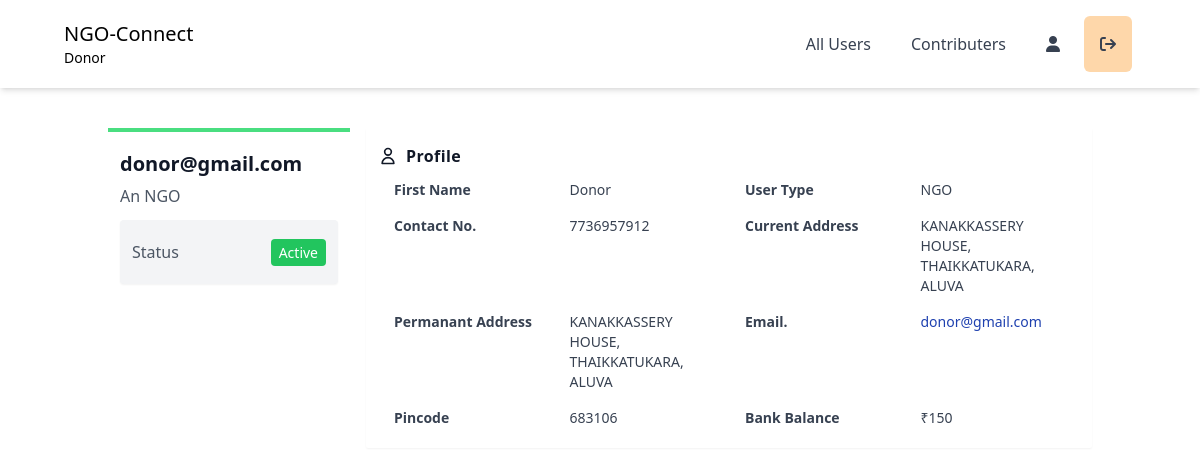
The app's page /ngo/ngo_profile_page (signed in), older data.
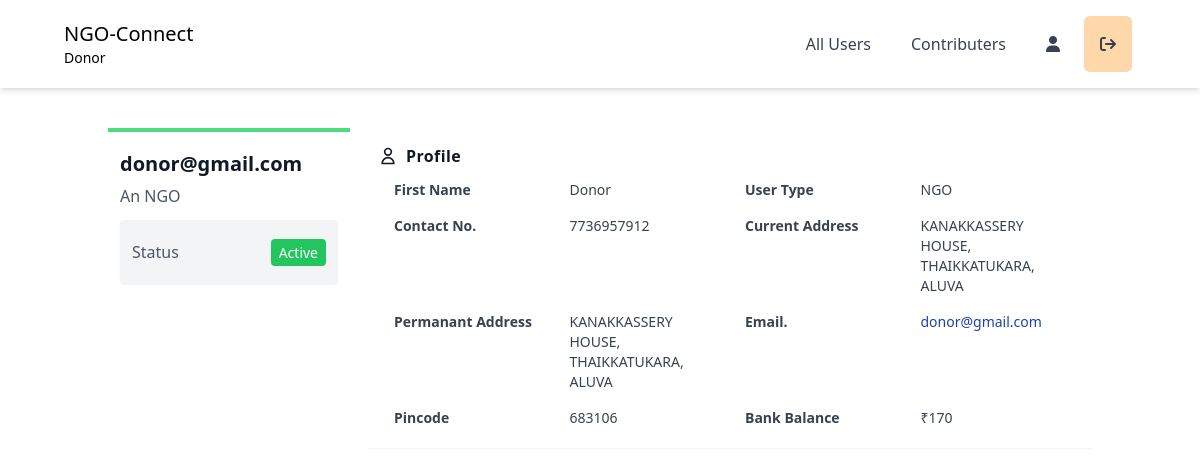
The same page, newer data.
### base/models.py (models this page shows)
class ngousers(models.Model):
    user = models.OneToOneField(User, on_delete=models.CASCADE)
    user_type = models.CharField(max_length=10, choices=[
        ('NGO', 'NGO'),
        ('Donor', 'Donor'),
        ('Receiver','Receiver'),
    ])
    phone_number = models.CharField(max_length=13, null=True)
    address = models.CharField(max_length=100, null=True)
    pincode = models.CharField(max_length=10, null=True)
    is_balance_defined =models.BooleanField(default=False)

### ngo/models.py (models this page shows)
class NgoBank(models.Model):
    user = models.OneToOneField(User, on_delete=models.CASCADE)
    current_balance = models.IntegerField(null=True)

### ngo/views.py (the view)
# urls.py: path('ngo_profile_page', views.ngo_profile_page, name="ngo_profile_page"),
def ngo_profile_page(request):
    profile = request.user
    try:
        ngouser = ngousers.objects.get(user=request.user)
    except ngousers.DoesNotExist:
        ngouser = ngousers(user=request.user)
    try:
        bank = NgoBank.objects.get(user=request.user)
    except NgoBank.DoesNotExist:
        bank = NgoBank(user=request.user)
    context = {
        'user' : profile,
        'ngouser' : ngouser,
        'bank' : bank,
    }
    return render(request, 'ngo_profile_page.html', context)

### ngo/templates/ngo_profile_page.html (shortened to what this page needs)
<!DOCTYPE html>
<html lang="en">
<head>
    <script src="https://cdn.tailwindcss.com"></script>
    <link rel="stylesheet" href="https://cdnjs.cloudflare.com/ajax/libs/font-awesome/6.1.1/css/all.min.css" />
</head>
<body>
    <header
    class="lg:px-16 px-4 bg-white flex flex-wrap items-center py-4 shadow-md"
>
    <div class="flex-1 flex justify-between items-center">
      <a href="#" class="text-xl">NGO-Connect <p class="text-sm">{{ user.first_name }}</p></a>
    </div>
    <div class="hidden lg:flex lg:items-center lg:w-auto w-full" id="menu">
        <nav>
            <ul
                class="lg:flex items-center justify-between text-base text-gray-700 pt-4 lg:pt-0"
            >
                <li><a class="lg:p-4 py-3 rounded-md px-0 mx-1 block hover:bg-blue-300" href="/ngo/ngo_all_users">All Users</a></li>
                <li><a class="lg:p-4 py-3 rounded-md px-0 mx-1 block hover:bg-blue-300" href="/ngo/ngo_donor_users">Contributers</a></li>
                <li><a class="lg:p-4 py-3 rounded-md px-0 mx-1 block hover:bg-blue-300" href="/ngo/ngo_profile_page"><i class="fa fa-user" aria-hidden="true"></i></a></li>
                <li><a class="lg:p-4 py-3 rounded-md bg-orange-200 px-0 mx-1 block hover:bg-red-500" href="/logout"><i class="fa fa-sign-out" aria-hidden="true"></i></a></li>
            </ul>
        </nav>
    </div>
</header>
<section id="profile">
    <div class="container mx-auto my-5 p-5">
        <div class="md:flex no-wrap md:-mx-2 ">
            <div class="w-full md:w-3/12 md:mx-2">
                <div class="bg-white p-3 border-t-4 border-green-400">
                    <h1 class="text-gray-900 font-bold text-xl leading-8 my-1">{{ user.username }}</h1>
                    <h3 class="text-gray-600 font-lg text-semibold leading-6">An NGO</h3>
                    <ul
                        class="bg-gray-100 text-gray-600 hover:text-gray-700 hover:shadow py-2 px-3 mt-3 divide-y rounded shadow-sm">
                        <li class="flex items-center py-3">
                            <span>Status</span>
                            <span class="ml-auto"><span
                                    class="bg-green-500 py-1 px-2 rounded text-white text-sm">Active</span></span>
                        </li>
                    </ul>
                </div>
            </div>
            <div class="w-full md:w-9/12 mx-2 h-64">
                <div class="bg-white p-3 shadow-sm rounded-sm">
                    <div class="flex items-center space-x-2 font-semibold text-gray-900 leading-8">
                        <span clas="text-green-500">
                            <svg class="h-5" xmlns="http://www.w3.org/2000/svg" fill="none" viewBox="0 0 24 24"
                                stroke="currentColor">
                                <path stroke-linecap="round" stroke-linejoin="round" stroke-width="2"
                                    d="M16 7a4 4 0 11-8 0 4 4 0 018 0zM12 14a7 7 0 00-7 7h14a7 7 0 00-7-7z" />
                            </svg>
                        </span>
                        <span class="tracking-wide">Profile</span>
                    </div>
                    <div class="text-gray-700">
                        <div class="grid md:grid-cols-2 text-sm">
                            <div class="grid grid-cols-2">
                                <div class="px-4 py-2 font-semibold">First Name</div>
                                <div class="px-4 py-2">{{ user.first_name }}</div>
                            </div>
                            <div class="grid grid-cols-2">
                                <div class="px-4 py-2 font-semibold">User Type</div>
                                <div class="px-4 py-2">{{ ngouser.user_type }}</div>
                            </div>
                            <div class="grid grid-cols-2">
                                <div class="px-4 py-2 font-semibold">Contact No.</div>
                                <div class="px-4 py-2">{{ ngouser.phone_number }}</div>
                            </div>
                            <div class="grid grid-cols-2">
                                <div class="px-4 py-2 font-semibold">Current Address</div>
                                <div class="px-4 py-2">{{ ngouser.address }}</div>
                            </div>
                            <div class="grid grid-cols-2">
                                <div class="px-4 py-2 font-semibold">Permanant Address</div>
                                <div class="px-4 py-2">{{ ngouser.address }}</div>
                            </div>
                            <div class="grid grid-cols-2">
                                <div class="px-4 py-2 font-semibold">Email.</div>
                                <div class="px-4 py-2">
                                    <a class="text-blue-800" href="mailto:{{ user.email }}">{{ user.email }}</a>
                                </div>
                            </div>
                            <div class="grid grid-cols-2">
                                <div class="px-4 py-2 font-semibold">Pincode</div>
                                <div class="px-4 py-2">{{ ngouser.pincode }}</div>
                            </div>
                            <div class="grid grid-cols-2">
                                <div class="px-4 py-2 font-semibold">Bank Balance</div>
                                <div class="px-4 py-2">₹{{ bank.current_balance }}</div>
                            </div>
                        </div>
                    </div>
                </div>
            </div>
        </div>
    </div>
</section>
</body>
</html>

Row changes from the older to the newer data that the page shows:
changed NgoBank: current_balance "150" → "170"
